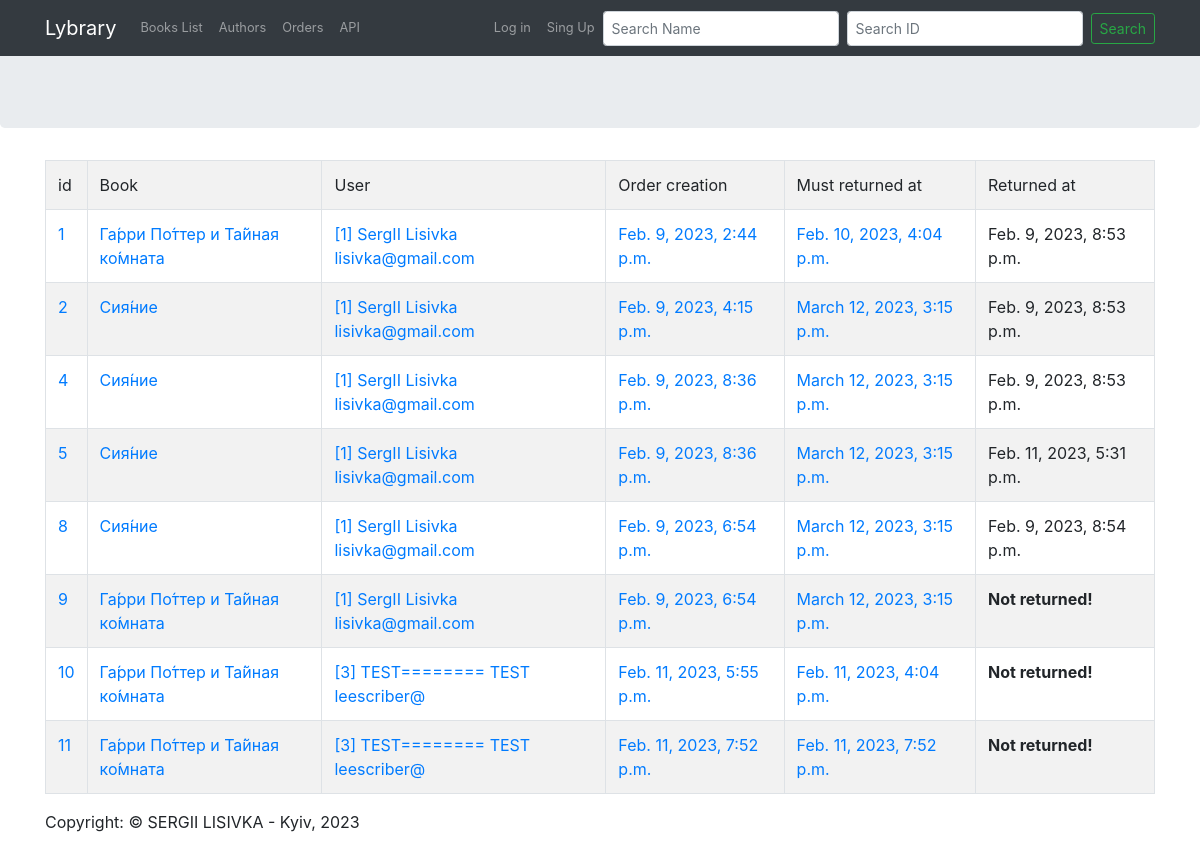
The page /order/ on the database its author committed.
### library/order/models.py (models this page shows, shortened)
class Order(models.Model):
    id = models.AutoField(primary_key=True)
    book = models.ForeignKey(Book, on_delete=models.CASCADE, default=None)
    user = models.ForeignKey(CustomUser, on_delete=models.CASCADE, default=None)
    created_at = models.DateTimeField(auto_now_add=True)
    end_at = models.DateTimeField(default=None, null=True, blank=True)
    plated_end_at = models.DateTimeField(default=None)

### library/book/models.py (models this page shows, shortened)
class Book(models.Model):
    name = models.CharField(blank=True, max_length=128)
    description = models.CharField(blank=True, max_length=5120)
    count = models.IntegerField(default=10)
    id = models.AutoField(primary_key=True)
    date_of_issue = models.DateField(default=None, null=True, blank=True)
    year = models.IntegerField(default=2000, blank=True)

### library/authentication/models.py (models this page shows, shortened)
class CustomUser(AbstractBaseUser, PermissionsMixin):
    first_name = models.CharField(max_length=20, blank=True)
    last_name = models.CharField(max_length=20, blank=True)
    middle_name = models.CharField(max_length=20, blank=True)
    email = models.CharField(max_length=100, unique=True, default=None)
    password = models.CharField(default=None, max_length=255)
    created_at = models.DateTimeField(editable=False, auto_now=datetime.datetime.now(), verbose_name="User created")
    updated_at = models.DateTimeField(auto_now=datetime.datetime.now(), verbose_name="User updated")
    role = models.IntegerField(choices=ROLE_CHOICES, default=0)
    is_active = models.BooleanField(default=False)
    is_superuser = models.BooleanField(default=False)
    is_staff = models.BooleanField(default=False)
    id = models.AutoField(primary_key=True)
    USERNAME_FIELD = 'email'
    objects = CustomUserManager()
    class Meta:
        verbose_name = 'User'
        verbose_name_plural = 'Users'

### library/order/views.py (the view)
# urls.py: path('', orders),
def orders(request):
    context = {'orders': Order.objects.all()}
    return render(request, 'order/orders.html', context)

### library/templates/order/orders.html (shortened to what this page needs)
{% extends 'layout/base.html' %}
{% block content %}
{% include  'layout/button_new.html' %}
<div class="container">
    <table class="table table-hover table-bordered  table-striped">
        <tr>
            <td>id</td>
            <td>Book</td>
            <td>User</td>
            <td>Order creation</td>
            <td>Must returned at</td>
            <td>Returned at</td>
        </tr>
        {% if orders %}
        {% for order in orders %}
        <tr>
            <td><a href="{% url 'order_item' order.id %}"> {{ order.id }} </a></td>
            <td><a href="{% url 'book_item' order.book.id %}"> {{ order.book.name }}</a></td>
            <td><a href="{% url 'user_item' order.user.id %}"> [{{ order.user.id }}] {{ order.user.first_name }} {{ order.user.last_name }} {{ order.user.email }}</a></td>
            <td><a href="{% url 'order_item' order.id %}"> {{ order.created_at }}</a></td>
            <td><a href="{% url 'order_item' order.id %}"> {{ order.plated_end_at }}</a></td>
            {% if order.end_at %}
            <td>{{ order.end_at }}</td>
            {% else %}
            <td><b>Not returned!</b></td>
            {% endif %}
        </tr>
        {% endfor %}
        {% else %}
        <p>No orders!</p>
        {% endif %}
    </table>
</div>
{% endblock %}

### rows shown on the page
Order: id "1", book.name "Га́рри По́ттер и Та́йная ко́мната", user.id "1", user.first_name "SergII", user.last_name "Lisivka", user.email "lisivka@gmail.com", created_at "Feb. 9, 2023, 2:44 p.m.", plated_end_at "Feb. 10, 2023, 4:04 p.m.", end_at "Feb. 9, 2023, 8:53 p.m."
Order: id "2", book.name "Сия́ние", user.id "1", user.first_name "SergII", user.last_name "Lisivka", user.email "lisivka@gmail.com", created_at "Feb. 9, 2023, 4:15 p.m.", plated_end_at "March 12, 2023, 3:15 p.m.", end_at "Feb. 9, 2023, 8:53 p.m."
Order: id "4", book.name "Сия́ние", user.id "1", user.first_name "SergII", user.last_name "Lisivka", user.email "lisivka@gmail.com", created_at "Feb. 9, 2023, 8:36 p.m.", plated_end_at "March 12, 2023, 3:15 p.m.", end_at "Feb. 9, 2023, 8:53 p.m."
Order: id "5", book.name "Сия́ние", user.id "1", user.first_name "SergII", user.last_name "Lisivka", user.email "lisivka@gmail.com", created_at "Feb. 9, 2023, 8:36 p.m.", plated_end_at "March 12, 2023, 3:15 p.m.", end_at "Feb. 11, 2023, 5:31 p.m."
Order: id "8", book.name "Сия́ние", user.id "1", user.first_name "SergII", user.last_name "Lisivka", user.email "lisivka@gmail.com", created_at "Feb. 9, 2023, 6:54 p.m.", plated_end_at "March 12, 2023, 3:15 p.m.", end_at "Feb. 9, 2023, 8:54 p.m."
Order: id "9", book.name "Га́рри По́ттер и Та́йная ко́мната", user.id "1", user.first_name "SergII", user.last_name "Lisivka", user.email "lisivka@gmail.com", created_at "Feb. 9, 2023, 6:54 p.m.", plated_end_at "March 12, 2023, 3:15 p.m.", shows "Not returned!"
Order: id "10", book.name "Га́рри По́ттер и Та́йная ко́мната", user.id "3", user.first_name "TEST========", user.last_name "TEST", user.email "leescriber@", created_at "Feb. 11, 2023, 5:55 p.m.", plated_end_at "Feb. 11, 2023, 4:04 p.m.", shows "Not returned!"
Order: id "11", book.name "Га́рри По́ттер и Та́йная ко́мната", user.id "3", user.first_name "TEST========", user.last_name "TEST", user.email "leescriber@", created_at "Feb. 11, 2023, 7:52 p.m.", plated_end_at "Feb. 11, 2023, 7:52 p.m.", shows "Not returned!"
